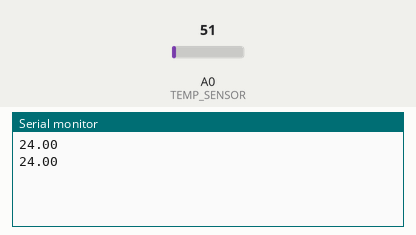
Simulated run of this sketch. Board: Arduino Uno, built with avr-gcc and run on an emulated ATmega328P. Parts: the last lines printed to the serial monitor. Inputs (shaded band) come from the test bench; at power-on: A0 (TEMP_SENSOR) = 51.

Above: at 5.8 s.
5.9 s: A0 (TEMP_SENSOR) set to 61
At 10.5 s:
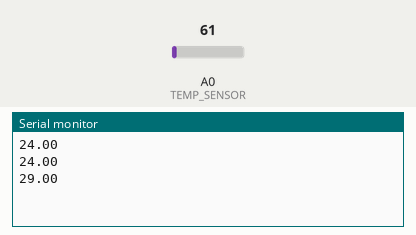
11.9 s: A0 (TEMP_SENSOR) set to 71
At 15.5 s:
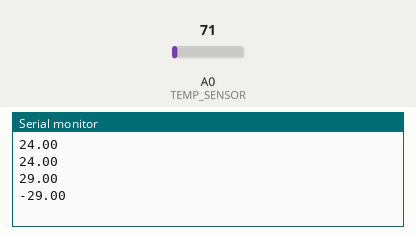
Timing chart, 0 to 17.0 s (numbered marks = the images above; inputs shaded):
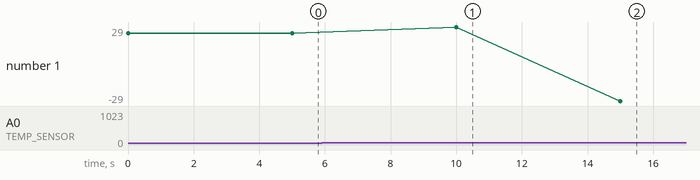

Measured:
- after the input at 5.9 s, the serial monitor: prints a new line after 4.1 s (image 1)
- after the input at 11.9 s, the serial monitor: prints a new line after 3.1 s (image 2)
- plotted number 1: 24 → 29 after the input at 5.9 s, 29 → -29 after the input at 11.9 s

The sketch:

Sensor_Temperatura.ino
```cpp
#define TEMP_SENSOR       0            // Definimos el pin analogico del sensor de temperaturaa

void setup(){
  Serial.begin(9600); // Iniciamos el puerto serial
}

void loop(){

 int VOLT_TEMP = analogRead(TEMP_SENSOR); // Nivel de voltaje que entrega el sensor con valores de 0 y 1023
 float TEMP = (5 * VOLT_TEMP * 100) / 1024; // Se realiza la conversion a grados celsius
 Serial.println(TEMP);
 delay(5000); // Esperamos 5s antes de empezar la siguiente lectura.
}
```
